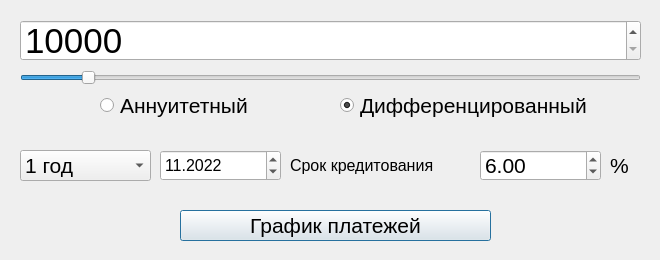
<?xml version="1.0" encoding="UTF-8"?>
<ui version="4.0">
 <class>credit_calc</class>
 <widget class="QDialog" name="credit_calc">
  <property name="windowModality">
   <enum>Qt::NonModal</enum>
  </property>
  <property name="geometry">
   <rect>
    <x>0</x>
    <y>0</y>
    <width>660</width>
    <height>260</height>
   </rect>
  </property>
  <property name="windowTitle">
   <string>Credit_calc</string>
  </property>
  <widget class="QRadioButton" name="annyitet_calc">
   <property name="geometry">
    <rect>
     <x>100</x>
     <y>90</y>
     <width>181</width>
     <height>31</height>
    </rect>
   </property>
   <property name="font">
    <font>
     <pointsize>16</pointsize>
    </font>
   </property>
   <property name="text">
    <string>Аннуитетный</string>
   </property>
  </widget>
  <widget class="QRadioButton" name="differenc_calc">
   <property name="geometry">
    <rect>
     <x>340</x>
     <y>90</y>
     <width>271</width>
     <height>31</height>
    </rect>
   </property>
   <property name="font">
    <font>
     <pointsize>16</pointsize>
    </font>
   </property>
   <property name="text">
    <string>Дифференцированный</string>
   </property>
   <property name="checked">
    <bool>true</bool>
   </property>
  </widget>
  <widget class="QDoubleSpinBox" name="doubleSpinBox">
   <property name="geometry">
    <rect>
     <x>480</x>
     <y>150</y>
     <width>121</width>
     <height>31</height>
    </rect>
   </property>
   <property name="font">
    <font>
     <pointsize>16</pointsize>
    </font>
   </property>
   <property name="singleStep">
    <double>0.100000000000000</double>
   </property>
   <property name="value">
    <double>6.000000000000000</double>
   </property>
  </widget>
  <widget class="QPushButton" name="pushButton">
   <property name="geometry">
    <rect>
     <x>180</x>
     <y>210</y>
     <width>311</width>
     <height>31</height>
    </rect>
   </property>
   <property name="font">
    <font>
     <pointsize>16</pointsize>
    </font>
   </property>
   <property name="text">
    <string>График платежей</string>
   </property>
  </widget>
  <widget class="QComboBox" name="comboBox">
   <property name="geometry">
    <rect>
     <x>20</x>
     <y>150</y>
     <width>131</width>
     <height>31</height>
    </rect>
   </property>
   <property name="font">
    <font>
     <pointsize>16</pointsize>
    </font>
   </property>
   <item>
    <property name="text">
     <string>1 год</string>
    </property>
   </item>
   <item>
    <property name="text">
     <string>2 года</string>
    </property>
   </item>
   <item>
    <property name="text">
     <string>3 года</string>
    </property>
   </item>
   <item>
    <property name="text">
     <string>4 года</string>
    </property>
   </item>
   <item>
    <property name="text">
     <string>5 лет</string>
    </property>
   </item>
   <item>
    <property name="text">
     <string>6 лет</string>
    </property>
   </item>
   <item>
    <property name="text">
     <string>7 лет</string>
    </property>
   </item>
   <item>
    <property name="text">
     <string>8 лет</string>
    </property>
   </item>
   <item>
    <property name="text">
     <string>9 лет</string>
    </property>
   </item>
   <item>
    <property name="text">
     <string>10 лет</string>
    </property>
   </item>
  </widget>
  <widget class="QSpinBox" name="spinBox">
   <property name="geometry">
    <rect>
     <x>20</x>
     <y>20</y>
     <width>621</width>
     <height>41</height>
    </rect>
   </property>
   <property name="font">
    <font>
     <pointsize>26</pointsize>
    </font>
   </property>
   <property name="minimum">
    <number>10000</number>
   </property>
   <property name="maximum">
    <number>10000000</number>
   </property>
   <property name="singleStep">
    <number>1000</number>
   </property>
   <property name="value">
    <number>10000</number>
   </property>
  </widget>
  <widget class="QSlider" name="horizontalSlider">
   <property name="geometry">
    <rect>
     <x>20</x>
     <y>70</y>
     <width>621</width>
     <height>16</height>
    </rect>
   </property>
   <property name="maximum">
    <number>10000000</number>
   </property>
   <property name="singleStep">
    <number>10</number>
   </property>
   <property name="pageStep">
    <number>10000</number>
   </property>
   <property name="value">
    <number>10000</number>
   </property>
   <property name="sliderPosition">
    <number>10000</number>
   </property>
   <property name="orientation">
    <enum>Qt::Horizontal</enum>
   </property>
  </widget>
  <widget class="QLabel" name="label">
   <property name="geometry">
    <rect>
     <x>290</x>
     <y>150</y>
     <width>151</width>
     <height>31</height>
    </rect>
   </property>
   <property name="font">
    <font>
     <pointsize>12</pointsize>
    </font>
   </property>
   <property name="text">
    <string>Срок кредитования</string>
   </property>
  </widget>
  <widget class="QLabel" name="label_2">
   <property name="geometry">
    <rect>
     <x>610</x>
     <y>150</y>
     <width>31</width>
     <height>31</height>
    </rect>
   </property>
   <property name="font">
    <font>
     <pointsize>16</pointsize>
    </font>
   </property>
   <property name="text">
    <string>%</string>
   </property>
  </widget>
  <widget class="QLabel" name="label_all">
   <property name="geometry">
    <rect>
     <x>480</x>
     <y>210</y>
     <width>151</width>
     <height>31</height>
    </rect>
   </property>
   <property name="font">
    <font>
     <pointsize>14</pointsize>
     <italic>true</italic>
     <bold>true</bold>
    </font>
   </property>
   <property name="frameShape">
    <enum>QFrame::NoFrame</enum>
   </property>
   <property name="text">
    <string/>
   </property>
   <property name="scaledContents">
    <bool>false</bool>
   </property>
   <property name="wordWrap">
    <bool>false</bool>
   </property>
   <property name="indent">
    <number>-1</number>
   </property>
   <property name="openExternalLinks">
    <bool>false</bool>
   </property>
  </widget>
  <widget class="QDateEdit" name="dateEdit">
   <property name="geometry">
    <rect>
     <x>160</x>
     <y>150</y>
     <width>121</width>
     <height>31</height>
    </rect>
   </property>
   <property name="font">
    <font>
     <pointsize>12</pointsize>
    </font>
   </property>
   <property name="currentSection">
    <enum>QDateTimeEdit::MonthSection</enum>
   </property>
   <property name="displayFormat">
    <string>MM.yyyy</string>
   </property>
   <property name="timeSpec">
    <enum>Qt::TimeZone</enum>
   </property>
   <property name="date">
    <date>
     <year>2022</year>
     <month>11</month>
     <day>1</day>
    </date>
   </property>
  </widget>
 </widget>
 <resources/>
 <connections/>
</ui>
